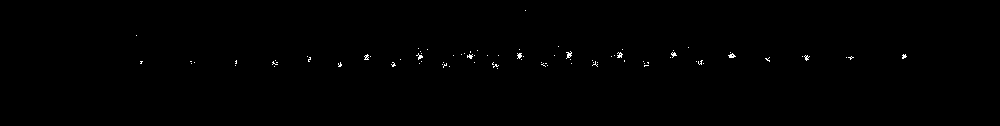
#> input picture data_examples/image14_1.tif, 1000 x 126 px, shrunk from 1784 x 224 before the run
$ python col_tif_all_2guassian.py
#> lines starting #> are read from the running program, lines starting #| are printed output that depends on the picture; after the words box and inside, x2 and y2 are one past the last pixel; in counts of white or black regions, pixels touching at a corner belong together
import os
import numpy as np
import pandas as pd
import cv2
from tifffile import imread
from natsort import natsorted
from tqdm import tqdm
from tkinter import Tk, filedialog
from scipy.signal import find_peaks
from scipy.optimize import curve_fit
import warnings
from scipy.optimize import OptimizeWarning
from datetime import datetime

warnings.simplefilter("ignore", OptimizeWarning)

# ================== 参数初始化（必须与 GUI 一致） ==================
params = {
    "blur_sigma": 3.0,
    "y_blur_sigma": 1.5,          # ⭐ 新增：y 方向 blur
    "threshold_ratio": 0.985,
    "min_peak_prominence": 50,
    "min_peak_distance": 30,
    "y_half_window": 8
}

# ================== 最大离子数阈值 ==================
max_ion_count = 25  # 超过此数量认为异常，跳过

# ================== 选择文件夹 ==================
root = Tk()
root.withdraw()
folder_path = filedialog.askdirectory(title="选择 TIF 文件夹")
#> the answer given: ../data_examples
if not folder_path:
    raise SystemExit("未选择文件夹")

tif_files = natsorted(
    [f for f in os.listdir(folder_path) if f.lower().endswith(".tif")]
)
if not tif_files:
    raise FileNotFoundError("未找到 TIF 文件")

print(f"共检测到 {len(tif_files)} 张 TIF 图像")

# ================== 高斯函数 ==================
def gaussian(y, A, y0, sigma, C):
    return A * np.exp(-(y - y0) ** 2 / (2 * sigma ** 2)) + C

# ================== 高斯拟合 + 一维投影算法（完全复刻 GUI，仅加 y blur） ==================
def detect_ions_1d(image,
                   blur_sigma,
                   y_blur_sigma,          # ⭐ 新增
                   threshold_ratio,
                   min_peak_prominence,
                   min_peak_distance,
                   y_half_window):

    y_half_window = int(round(y_half_window))
    min_peak_distance = int(round(min_peak_distance))

    blur = cv2.GaussianBlur(image, (0, 0), blur_sigma)
    thresh_val = np.percentile(blur, threshold_ratio * 100)
    mask = blur > thresh_val
    mask_uint8 = np.uint8(mask) * 255

    # x 方向投影找峰
    projection_x = np.sum(blur * mask, axis=0).astype(np.float32)
    peaks_x, _ = find_peaks(
        projection_x,
        prominence=min_peak_prominence,
        distance=min_peak_distance
    )

    centers = []
    h, w = image.shape
    x_half_window = 3  # GUI 固定小窗口

    for x0 in peaks_x:
        x0 = int(np.clip(x0, 0, w - 1))
        x_min = max(0, x0 - x_half_window)
        x_max = min(w, x0 + x_half_window + 1)

        # y 方向投影
        y_projection = np.sum(blur[:, x_min:x_max], axis=1).astype(np.float32)

        # ⭐ 新增：y 方向 1D Gaussian blur（抑制尖锐噪点）
        if y_blur_sigma > 0:
            y_projection = cv2.GaussianBlur(
                y_projection.reshape(-1, 1),
                ksize=(1, 0),
                sigmaX=0,
                sigmaY=y_blur_sigma
            ).ravel()

        # y 方向找峰
        peaks_y, _ = find_peaks(
            y_projection,
            prominence=min_peak_prominence / 2,
            distance=y_half_window
        )

        for y0 in peaks_y:
            y0 = int(round(y0))
            y_min = max(0, y0 - y_half_window)
            y_max = min(h, y0 + y_half_window)

            y = np.arange(y_min, y_max)
            signal = y_projection[y_min:y_max]

            if signal.sum() <= 0:
                continue

            p0 = [
                signal.max(),
                y0,
                y_half_window / 2,
                np.median(signal)
            ]

            try:
                popt, _ = curve_fit(gaussian, y, signal, p0=p0)
                _, y_fit, _, _ = popt
                centers.append((x0, float(y_fit)))
            except RuntimeError:
                continue

    return centers, mask_uint8

# ================== 批量处理 ==================
all_results = []
valid_image_count = 0

for fname in tqdm(tif_files, desc="Processing TIFs"):
    img = imread(os.path.join(folder_path, fname))
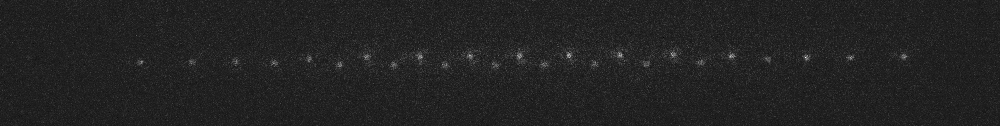
#> img: shape (126, 1000) uint16; min 169, max 421, mean 203.9; drawn with min black and max white

    # GUI 完全一致的预处理
    img = (img.astype(np.float32) * (65535.0 / img.max())).clip(0, 65535).astype(np.uint16)
    img_gray = cv2.convertScaleAbs(img, alpha=255.0 / img.max())
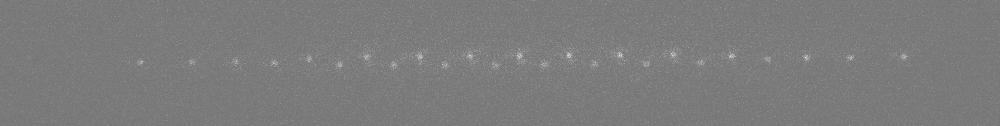
#> img_gray: shape (126, 1000); min 102, max 255, mean 123.5

    centers, _ = detect_ions_1d(
        img_gray,
        params["blur_sigma"],
        params["y_blur_sigma"],        # ⭐
        params["threshold_ratio"],
        params["min_peak_prominence"],
        params["min_peak_distance"],
        params["y_half_window"]
    )
#> in detect_ions_1d, `thresh_val = np.percentile(blur, threshold_ratio * 100)`: thresh_val = 133
#> in detect_ions_1d, `mask = blur > thresh_val`:
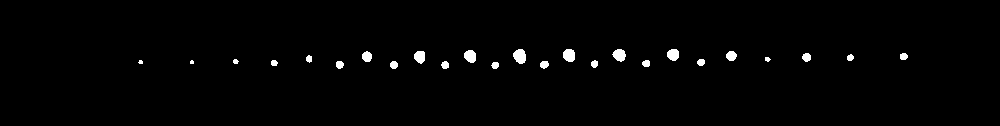
#> mask: shape (126, 1000) bool; 1.3% white; 25 white regions (2 under 20 px), largest, box (x1, y1, x2, y2) and area: (513, 49, 526, 64) 150, (563, 49, 575, 62) 131, (612, 49, 626, 62) 128
#> in detect_ions_1d, `projection_x = np.sum(blur * mask, axis=0).astype(np.float32)`: projection_x = 1000 values, max 2135 at index 519, min 0 at index 0, mean 223.2
#> in detect_ions_1d, `peaks_x, _ = find_peaks( projection_x, prominence=min_peak_prominence,..`: peaks_x = 17 values from 140 to 903
#> the loop in detect_ions_1d, `for x0 in peaks_x:` made 17 passes
#> (x0, x_min, x_max, peaks_y) on passes 1 to 12: (140, 137, 144, [62]), (192, 189, 196, [62]), (235, 232, 239, [61]), (274, 271, 278, [63]), (309, 306, 313, [58]), (366, 363, 370, [56]), (420, 417, 424, [56]), (470, 467, 474, [56]), (519, 516, 523, [56]), (569, 566, 573, [55]), (620, 617, 624, [55]), (673, 670, 677, [54])
#> after the loop in detect_ions_1d, `for x0 in peaks_x:`: centers = [(140, 61.88), (192, 61.88), (235, 61.51), (274, 62.68), (309, 58.48), (366, 56.28), (420, 56.39), (470, 55.77), (519, 55.7), (569, 54.89), (620, 54.68), (673, 54.22), (731, 55.54), (767, 58.71), (806, 56.88), (850, 57.08), (903, 56.06)]

    # 超过最大离子数的图像直接跳过
    if len(centers) > max_ion_count:
        print(f"⚠️  {fname}: 离子数 {len(centers)} > {max_ion_count}，已跳过")
        continue

    valid_image_count += 1
    centers_sorted = sorted(centers, key=lambda c: c[0])
#> centers_sorted has the same summary as centers in detect_ions_1d

    for ion_id, (x, y) in enumerate(centers_sorted, start=1):
        all_results.append([fname, ion_id, x, y])
#> this loop made 17 passes
#> after the loop, all_results = 17 items, first 6: ['image14_1.tif', 1, 140, 61.88], ['image14_1.tif', 2, 192, 61.88], ['image14_1.tif', 3, 235, 61.51], ['image14_1.tif', 4, 274, 62.68], ['image14_1.tif', 5, 309, 58.48], ['image14_1.tif', 6, 366, 56.28]
#> pass 2 of the loop `for fname in tqdm(tif_files, desc="Processing TIFs"):`:
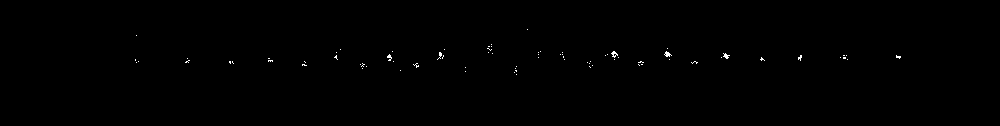
#> input picture data_examples/image14_10.tif, 1000 x 126 px, shrunk from 1784 x 224 before the run
#> `img_gray = cv2.convertScaleAbs(img, alpha=255.0 / img.max())`:
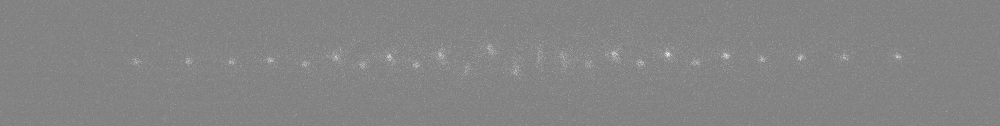
#> img_gray: shape (126, 1000); min 108, max 255, mean 132.4
#> thresh_val = 141
#> in detect_ions_1d (call 2), `mask = blur > thresh_val`:
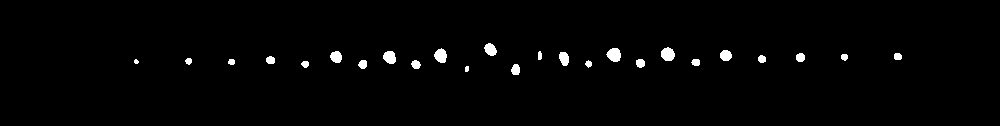
#> mask: shape (126, 1000) bool; 1.5% white; 25 white regions (1 under 20 px), largest, box (x1, y1, x2, y2) and area: (606, 48, 621, 62) 156, (661, 47, 675, 61) 151, (434, 48, 447, 63) 141
#> projection_x = 1000 values, max 2224 at index 441, min 0 at index 0, mean 269.9
#> peaks_x = 17 values from 136 to 897
#> the loop in detect_ions_1d (call 2), `for x0 in peaks_x:` made 17 passes
#> (x0, x_min, x_max, peaks_y) on passes 1 to 8: (136, 133, 140, [61]), (188, 185, 192, [61]), (231, 228, 235, [61]), (270, 267, 274, [60]), (304, 301, 308, [64]), (336, 333, 340, [57]), (389, 386, 393, [57]), (441, 438, 445, [55])
#> after the loop in detect_ions_1d (call 2), `for x0 in peaks_x:`: centers = [(136, 61.36), (188, 60.8), (231, 61.42), (270, 59.86), (304, 63.65), (336, 56.56), (389, 56.87), (441, 55.16), (490, 49.15), (563, 57.62), (614, 54.26), (667, 53.88), (726, 55.24), (761, 58.71), (800, 57.03), (844, 56.48), (897, 55.96)]
#> centers_sorted has the same summary as centers in detect_ions_1d
#> the loop `for ion_id, (x, y) in enumerate(centers_sorted, start=1):` made 17 passes
#> after the loop `for ion_id, (x, y) in enumerate(centers_sorted, start=1):`: all_results = 34 items, first 6: ['image14_1.tif', 1, 140, 61.88], ['image14_1.tif', 2, 192, 61.88], ['image14_1.tif', 3, 235, 61.51], ['image14_1.tif', 4, 274, 62.68], ['image14_1.tif', 5, 309, 58.48], ['image14_1.tif', 6, 366, 56.28]

# ================== 保存 CSV ==================
df = pd.DataFrame(all_results, columns=["Filename", "IonIndex", "X", "Y"])
#> df = table of 34 rows and 4 columns
out_csv = os.path.join(folder_path, "ion_positions_batch.csv")
df.to_csv(out_csv, index=False)

print(f"\n✅ 批量处理完成")
print(f"📊 有效图像数量: {valid_image_count} / {len(tif_files)}")
print(f"📁 CSV 文件已保存至:\n{out_csv}")

# ================== 保存参数到单独文件（带时间戳） ==================
timestamp = datetime.now().strftime("%Y%m%d_%H%M%S")
param_rows = [[k, v] for k, v in params.items()]
param_rows.append(["max_ion_count", max_ion_count])
param_df = pd.DataFrame(param_rows, columns=["Parameter", "Value"])

param_csv = os.path.join(folder_path, f"ion_detection_params_{timestamp}.csv")
param_df.to_csv(param_csv, index=False)
print(f"🧾 参数文件已保存至:\n{param_csv}")
